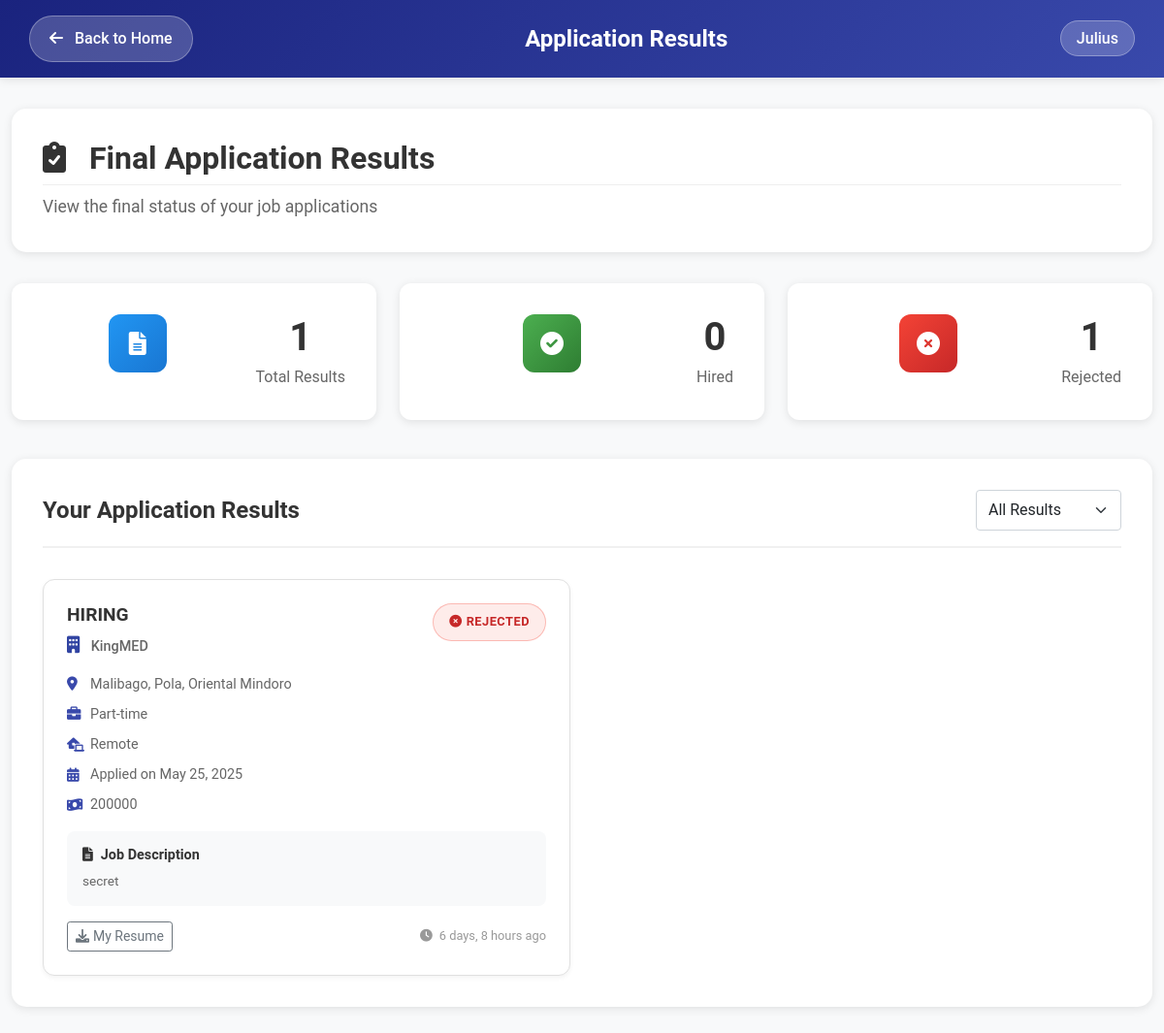
The app's page /employee/application-status/ (signed in) with its own data.
### employee/models.py (models this page shows, shortened)
class Employee(models.Model):
    user = models.OneToOneField(
        settings.AUTH_USER_MODEL,
        on_delete=models.CASCADE,
        null=True,  # Allow null temporarily
        blank=True  # Allow blank temporarily
    )
    id = models.AutoField(primary_key=True)
    username = models.CharField(max_length=150, unique=True)
    email = models.EmailField(unique=True)
    password = models.CharField(max_length=128)
    first_name = models.CharField(max_length=50, blank=True, null=True)
    last_name = models.CharField(max_length=50, blank=True, null=True)
    phone = models.CharField(max_length=20, blank=True, null=True)
    location = models.CharField(max_length=255, blank=True, null=True)
    bio = models.TextField(blank=True, null=True)
    job_title = models.CharField(max_length=100, blank=True, null=True)
    skills = models.TextField(blank=True, null=True)
    years_of_experience = models.PositiveIntegerField(default=0)
    education = models.TextField(blank=True, null=True)
    certifications = models.TextField(blank=True, null=True)
    preferred_job_type = models.CharField(max_length=50, blank=True, null=True)
    expected_salary = models.DecimalField(max_digits=10, decimal_places=2, null=True, blank=True)
    remote_work_preference = models.BooleanField(default=False)
    willing_to_relocate = models.BooleanField(default=False)
    last_login = models.DateTimeField(null=True, blank=True)
    date_joined = models.DateTimeField(default=timezone.now)
    is_active = models.BooleanField(default=True)
    document = models.FileField(upload_to='employee_documents/', blank=True, null=True)
    document_name = models.CharField(max_length=100, blank=True, null=True)
    avatar = models.ImageField(upload_to='employee_avatars/', null=True, blank=True)
    resume = models.FileField(upload_to='employee_resumes/', null=True, blank=True)
    full_name = models.CharField(max_length=255, null=True, blank=True)
    is_approved = models.BooleanField(null=True, default=None)
    approval_date = models.DateTimeField(null=True, blank=True)
    rejection_reason = models.TextField(null=True, blank=True)

### employer/models.py (models this page shows, shortened)
class JobApplication(models.Model):
    STATUS_CHOICES = [
        ('pending', 'Pending Review'),
        ('under_review', 'Under Review'),
        ('shortlisted', 'Shortlisted'),
        ('rejected', 'Rejected'),
        ('scheduled_interview', 'Interview Scheduled'),
        ('interviewed', 'Interviewed'),
        ('offered', 'Job Offered'),
        ('hired', 'Hired'),
        ('declined', 'Declined')
    ]
    job = models.ForeignKey(Job, on_delete=models.CASCADE, related_name='applications')
    employee = models.ForeignKey('employee.Employee', on_delete=models.CASCADE, related_name='employer_applications')
    status = models.CharField(max_length=20, choices=STATUS_CHOICES, default='pending')
    application_date = models.DateTimeField(auto_now_add=True)
    resume = models.FileField(upload_to='resumes/', null=True, blank=True)
    cover_letter = models.TextField(blank=True)
    employer_notes = models.TextField(blank=True)
    interview_date = models.DateTimeField(null=True, blank=True)
    last_updated = models.DateTimeField(auto_now=True)
    class Meta:
        ordering = ['-application_date']

class Job(models.Model):
    WORK_SETUP_CHOICES = [
        ('On-site', 'On-site'),
        ('Hybrid', 'Hybrid'),
        ('Remote', 'Remote'),
    ]
    JOB_TYPES = [
        ('Full-time', 'Full-time'),
        ('Part-time', 'Part-time'),
        ('Contract', 'Contract'),
        ('Temporary', 'Temporary'),
        ('Internship', 'Internship'),
    ]
    EXPERIENCE_LEVELS = [
        ('Entry Level', 'Entry Level'),
        ('Junior', 'Junior'),
        ('Mid Level', 'Mid Level'),
        ('Senior', 'Senior'),
        ('Lead', 'Lead'),
        ('Expert', 'Expert'),
    ]
    STATUS_CHOICES = [
        ('Active', 'Active'),
        ('Closed', 'Closed'),
    ]
    employer = models.ForeignKey('Employer', on_delete=models.CASCADE, related_name='jobs')
    title = models.CharField(max_length=200)
    location = models.CharField(max_length=200)
    latitude = models.FloatField(null=True, blank=True)
    longitude = models.FloatField(null=True, blank=True)
    job_type = models.CharField(max_length=20, choices=JOB_TYPES)
    work_setup = models.CharField(max_length=20, choices=WORK_SETUP_CHOICES)
    description = models.TextField()
    salary_range = models.CharField(max_length=100)
    experience_level = models.CharField(max_length=20, choices=EXPERIENCE_LEVELS)
    status = models.CharField(max_length=20, choices=STATUS_CHOICES, default='active')
    created_at = models.DateTimeField(auto_now_add=True)
    updated_at = models.DateTimeField(auto_now=True)
    applications_count = models.IntegerField(default=0)
    requirements = models.TextField(blank=True, help_text='List the job requirements')
    class Meta:
        ordering = ['-created_at']

class Employer(models.Model):
    REGISTRATION_TYPE_CHOICES = [
        ('SEC', 'SEC Registration'),
        ('DTI', 'DTI Registration'),
    ]
    username = models.CharField(max_length=100, unique=True)
    email = models.EmailField(unique=True)
    password = models.CharField(max_length=128)
    company_name = models.CharField(max_length=255, blank=True)
    company_description = models.TextField(blank=True)
    company_website = models.URLField(blank=True)
    company_location = models.CharField(max_length=255, blank=True)
    latitude = models.FloatField(null=True, blank=True)
    longitude = models.FloatField(null=True, blank=True)
    industry = models.CharField(max_length=100, blank=True)
    registration_type = models.CharField(
        max_length=3,
        choices=REGISTRATION_TYPE_CHOICES,
        blank=True
    )
    business_permit = models.FileField(
        upload_to='business_permits/',
        validators=[validate_file_extension, validate_file_size],
        blank=True,
        null=True,
        help_text='Upload your business permit (PDF, JPG, JPEG, or PNG, max 10MB)'
    )
    registration_document = models.FileField(
        upload_to='registration_documents/',
        validators=[validate_file_extension, validate_file_size],
        blank=True,
        null=True,
        help_text='Upload your SEC/DTI registration document (PDF, JPG, JPEG, or PNG, max 10MB)'
    )
    registration_number = models.CharField(
        max_length=50,
        blank=True,
        help_text='Your SEC/DTI registration number'
    )
    registration_date = models.DateField(
        null=True,
        blank=True,
        help_text='Date of SEC/DTI registration'
    )
    last_login = models.DateTimeField(null=True, blank=True)
    date_joined = models.DateTimeField(default=timezone.now)
    is_active = models.BooleanField(default=True)
    is_verified = models.BooleanField(default=False)
    is_approved = models.BooleanField(default=False)
    approval_date = models.DateTimeField(null=True, blank=True)
    rejection_reason = models.TextField(blank=True, null=True)

### employee/views.py (the view)
    def wrapper(request, *args, **kwargs):
        if not request.session.get('employee_username'):
            messages.error(request, "Please login to access this page.")
            return redirect('employee_login')
        return view_func(request, *args, **kwargs)

### employee/views.py (called while the page is built)
def employee_login_required(view_func):
    def wrapper(request, *args, **kwargs):
        if not request.session.get('employee_username'):
            messages.error(request, "Please login to access this page.")
            return redirect('employee_login')
        return view_func(request, *args, **kwargs)
    return wrapper

### employee/templates/employee/application_status.html (shortened to what this page needs)
{% extends 'employee/base.html' %}
{% load static %}
{% block content %}
<div class="simple-nav">
    <div class="nav-container">
        <a href="{% url 'employee_home' %}" class="back-btn">
            <i class="fas fa-arrow-left me-2"></i>
            Back to Home
        </a>
        <h1 class="page-title">Application Results</h1>
        <div class="user-info">
            <span class="username">{{ username }}</span>
        </div>
    </div>
</div>
<div class="main-content">
    <div class="container-fluid">
        <div class="page-header">
            <div class="row align-items-center">
                <div class="col">
                    <h2 class="section-title">
                        <i class="fas fa-clipboard-check me-3"></i>
                        Final Application Results
                    </h2>
                    <p class="section-subtitle">View the final status of your job applications</p>
                </div>
            </div>
        </div>
        <div class="row mb-4">
            <div class="col-md-4 mb-3">
                <div class="stat-card total">
                    <div class="stat-icon">
                        <i class="fas fa-file-alt"></i>
                    </div>
                    <div class="stat-content">
                        <h3>{{ total_applications }}</h3>
                        <p>Total Results</p>
                    </div>
                </div>
            </div>
            <div class="col-md-4 mb-3">
                <div class="stat-card hired">
                    <div class="stat-icon">
                        <i class="fas fa-check-circle"></i>
                    </div>
                    <div class="stat-content">
                        <h3>{{ hired_applications }}</h3>
                        <p>Hired</p>
                    </div>
                </div>
            </div>
            <div class="col-md-4 mb-3">
                <div class="stat-card rejected">
                    <div class="stat-icon">
                        <i class="fas fa-times-circle"></i>
                    </div>
                    <div class="stat-content">
                        <h3>{{ rejected_applications }}</h3>
                        <p>Rejected</p>
                    </div>
                </div>
            </div>
        </div>
        <div class="applications-section">
            <div class="section-header">
                <h3>Your Application Results</h3>
                <div class="filter-controls">
                    <select id="statusFilter" class="form-select">
                        <option value="">All Results</option>
                    </select>
                </div>
            </div>
            {% if applications %}
                <div class="applications-grid">
                    {% for application in applications %}
                    <div class="application-card" data-status="{{ application.status }}">
                        <div class="application-header">
                            <div class="job-info">
                                <h4 class="job-title">{{ application.job.title }}</h4>
                                <p class="company-name">
                                    <i class="fas fa-building me-2"></i>
                                    {{ application.job.employer.company_name }}
                                </p>
                            </div>
                            <div class="status-badge status-{{ application.status }}">
                                {% if application.status == 'hired' %}
                                    <i class="fas fa-check-circle me-1"></i>Hired
                                {% elif application.status == 'rejected' %}
                                    <i class="fas fa-times-circle me-1"></i>Rejected
                                {% endif %}
                            </div>
                        </div>
                        <div class="application-details">
                            <div class="detail-item">
                                <i class="fas fa-map-marker-alt"></i>
                                <span>{{ application.job.location }}</span>
                            </div>
                            <div class="detail-item">
                                <i class="fas fa-briefcase"></i>
                                <span>{{ application.job.job_type }}</span>
                            </div>
                            <div class="detail-item">
                                <i class="fas fa-laptop-house"></i>
                                <span>{{ application.job.work_setup }}</span>
                            </div>
                            <div class="detail-item">
                                <i class="fas fa-calendar-alt"></i>
                                <span>Applied on {{ application.application_date|date:"M d, Y" }}</span>
                            </div>
                            {% if application.job.salary_range %}
                            <div class="detail-item">
                                <i class="fas fa-money-bill-wave"></i>
                                <span>{{ application.job.salary_range }}</span>
                            </div>
                            {% endif %}
                        </div>
                        <div class="job-description-preview">
                            <h6><i class="fas fa-file-text me-2"></i>Job Description</h6>
                            <p>{{ application.job.description|truncatechars:150 }}</p>
                        </div>
                        <div class="application-actions">
                            {% if application.resume %}
                            <a href="{{ application.resume.url }}" target="_blank" class="btn btn-outline-secondary btn-sm">
                                <i class="fas fa-download me-1"></i>My Resume
                            </a>
                            {% endif %}
                            <span class="application-date">
                                <i class="fas fa-clock me-1"></i>
                                {{ application.application_date|timesince }} ago
                            </span>
                        </div>
                    </div>
                    {% endfor %}
                </div>
            {% endif %}
        </div>
    </div>
</div>
{% endblock %}

### static/css/employee_home.css (style rules this page uses)
:root { --primary-color: #3144a2; --secondary-color: #7987c2; --accent-color: #f3a712; --text-color: #333333; --background-color: #f8f9fa; --card-background: #ffffff; --border-color: #e0e0e0; --shadow-color: rgba(0, 0, 0, 0.1); --transition-speed: 0.3s; }
body { font-family: "Roboto", sans-serif; background-color: var(--background-color); color: var(--text-color); line-height: 1.6; padding-top: 56px; }
html { scroll-behavior: smooth; scroll-padding-top: 110px; }
.stat-card { background-color: var(--card-background); border-radius: 15px; box-shadow: 0 4px 6px var(--shadow-color); padding: 1.5rem; text-align: center; transition: all var(--transition-speed); height: 100%; }
.stat-icon { font-size: 2.5rem; color: var(--primary-color); margin-bottom: 1rem; }
.form-select { padding: 0.5rem 2.25rem 0.5rem 0.75rem; }
.job-title { font-size: 1.5rem; font-weight: 700; color: #2d3748; margin-bottom: 10px; line-height: 1.3; }
.company-name { font-size: 1.1rem; color: #4a5568; margin-bottom: 12px; font-weight: 500; }
.company-name i { font-size: 1.1rem; margin-right: 8px; color: var(--primary-color); }
.section-header { margin-bottom: 3rem; }
.section-title { font-weight: 600; color: var(--primary-color); border-bottom: 1px solid #eee; padding-bottom: 0.5rem; }
.stat-icon { width: 60px; height: 60px; background: linear-gradient(135deg, #1a237e, #3949ab); border-radius: 50%; display: flex; align-items: center; justify-content: center; color: white; font-size: 1.5rem; margin: 0 auto 1rem; }

### records on screen
Employee: username "Julius"
JobApplication: job "HIRING", job.employer.company_name "KingMED", status "rejected" (drawn), job.location "Malibago, Pola, Oriental Mindoro", job.job_type "Part-time", job.work_setup "Remote", application_date "May 25, 2025", job.salary_range "200000", job.description "secret", application_date "6 days, 8 hours"

### other values on screen
{{ total_applications }} "1"
{{ hired_applications }} "0"
{{ rejected_applications }} "1"
